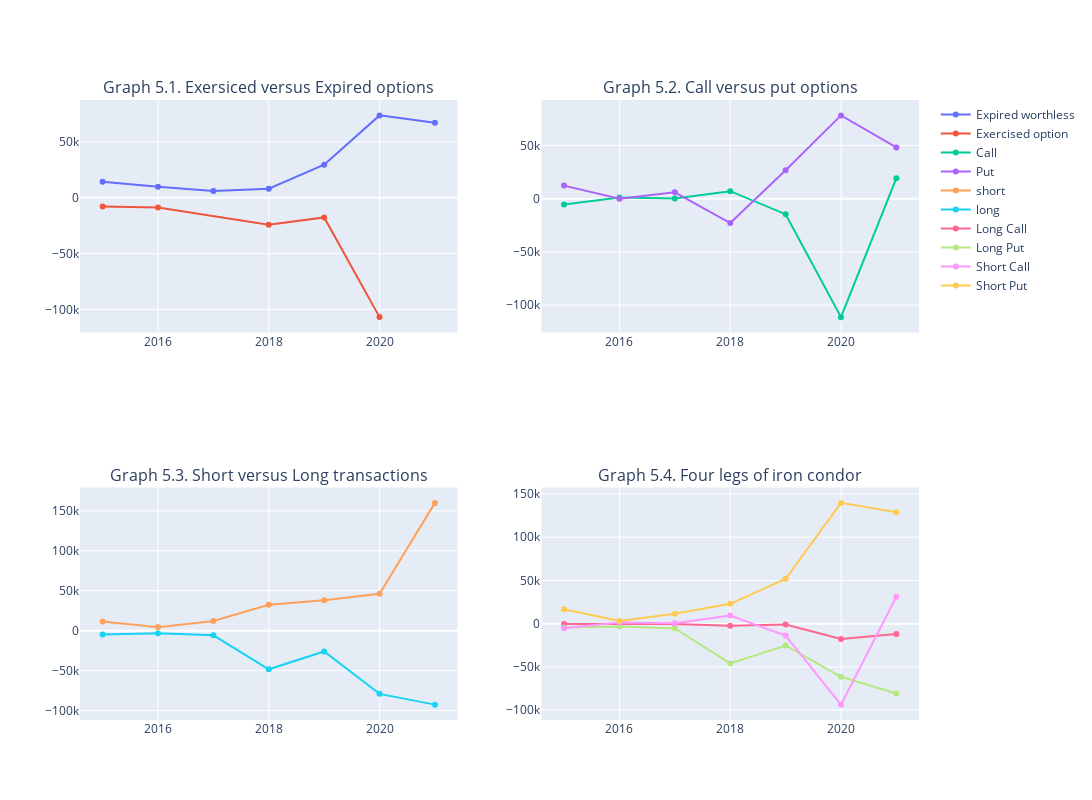

Notebook code cell kept with this figure:
### Code cell
fig = make_subplots(rows=2, cols=2, subplot_titles = ['Graph 5.1. Exersiced versus Expired options', 'Graph 5.2. Call versus put options', 
                                                      'Graph 5.3. Short versus Long transactions', 'Graph 5.4. Four legs of iron condor'])

fig.add_trace(go.Line(x=exp["Year"], y=exp["Total Profit/Loss"], name = 'Expired worthless'), row=1, col=1)
fig.add_trace(go.Line(x=exer["Year"], y=exer["Total Profit/Loss"], name = 'Exercised option'), row=1, col=1)

fig.add_trace(go.Line(x=call["Year"], y=call["Total Profit/Loss"], name = 'Call'), row=1, col=2)
fig.add_trace(go.Line(x=put["Year"], y=put["Total Profit/Loss"], name = 'Put'), row=1,col=2)

fig.add_trace(go.Line(x=short["Year"], y=short["Total Profit/Loss"], name = 'short'), row=2, col=1)
fig.add_trace(go.Line(x=long["Year"], y=long["Total Profit/Loss"], name = 'long'), row=2,col=1)

fig.add_trace(go.Line(x=Long_call["Year"], y=Long_call["Total Profit/Loss"], name = 'Long Call'), row=2, col=2)
fig.add_trace(go.Line(x=long_put["Year"], y=long_put["Total Profit/Loss"], name = 'Long Put'),  row=2,col=2)
fig.add_trace(go.Line(x=short_call["Year"], y=short_call["Total Profit/Loss"], name = 'Short Call'), row=2, col=2)
fig.add_trace(go.Line(x=short_put["Year"], y=short_put["Total Profit/Loss"], name = 'Short Put'),  row=2,col=2)

fig.update_layout(height=800, width=1100)
fig.for_each_yaxis(lambda axis: axis.title.update(font=dict(color = 'blue', size=5)))

fig.show()

### Figure 1 — Plotly figure (JSON) as saved in the notebook; plotly's stock layout.template omitted (floating-point values rounded to 4 significant figures)
{"data": [{"name": "Expired worthless", "type": "scatter", "x": [2015, 2016, 2017, 2018, 2019, 2020, 2021], "xaxis": "x", "y": [14465, 9808, 6075, 8096, 29615, 73836, 67323], "yaxis": "y"}, {"name": "Exercised option", "type": "scatter", "x": [2015, 2016, 2018, 2019, 2020], "xaxis": "x", "y": [-7796.0, -8782.0, -24070.0, -17590.0, -106900.0], "yaxis": "y"}, {"name": "Call", "type": "scatter", "x": [2015, 2016, 2017, 2018, 2019, 2020, 2021], "xaxis": "x2", "y": [-5583.0, 1082, 186, 6986, -14600.0, -111300.0, 19185], "yaxis": "y2"}, {"name": "Put", "type": "scatter", "x": [2015, 2016, 2017, 2018, 2019, 2020, 2021], "xaxis": "x2", "y": [12252, -55.8, 5889, -22960.0, 26622, 78242, 48138], "yaxis": "y2"}, {"name": "short", "type": "scatter", "x": [2015, 2016, 2017, 2018, 2019, 2020, 2021], "xaxis": "x3", "y": [11460.0, 4394.0, 12004, 32470.0, 38100.0, 46090.0, 159998], "yaxis": "y3"}, {"name": "long", "type": "scatter", "x": [2015, 2016, 2017, 2018, 2019, 2020, 2021], "xaxis": "x3", "y": [-4790, -3368, -5929, -48444, -26072, -79190.0, -92675], "yaxis": "y3"}, {"name": "Long Call", "type": "scatter", "x": [2015, 2016, 2017, 2018, 2019, 2020, 2021], "xaxis": "x4", "y": [-245, -203, -324, -2514, -859, -17720.0, -11887], "yaxis": "y4"}, {"name": "Long Put", "type": "scatter", "x": [2015, 2016, 2017, 2018, 2019, 2020, 2021], "xaxis": "x4", "y": [-4545, -3165, -5605, -45930, -25213, -61475, -80788], "yaxis": "y4"}, {"name": "Short Call", "type": "scatter", "x": [2015, 2016, 2017, 2018, 2019, 2020, 2021], "xaxis": "x4", "y": [-5338.0, 1285, 510, 9500, -13740.0, -93630.0, 31072], "yaxis": "y4"}, {"name": "Short Put", "type": "scatter", "x": [2015, 2016, 2017, 2018, 2019, 2020, 2021], "xaxis": "x4", "y": [16797, 3109.0, 11494, 22970.0, 51835, 139717, 128926], "yaxis": "y4"}], "layout": {"annotations": [{"font": {"size": 16}, "showarrow": false, "text": "Graph 5.1. Exersiced versus Expired options", "x": 0.225, "xanchor": "center", "xref": "paper", "y": 1, "yanchor": "bottom", "yref": "paper"}, {"font": {"size": 16}, "showarrow": false, "text": "Graph 5.2. Call versus put options", "x": 0.775, "xanchor": "center", "xref": "paper", "y": 1, "yanchor": "bottom", "yref": "paper"}, {"font": {"size": 16}, "showarrow": false, "text": "Graph 5.3. Short versus Long transactions", "x": 0.225, "xanchor": "center", "xref": "paper", "y": 0.375, "yanchor": "bottom", "yref": "paper"}, {"font": {"size": 16}, "showarrow": false, "text": "Graph 5.4. Four legs of iron condor", "x": 0.775, "xanchor": "center", "xref": "paper", "y": 0.375, "yanchor": "bottom", "yref": "paper"}], "height": 800, "width": 1100, "xaxis": {"anchor": "y", "autorange": true, "domain": [0, 0.45], "range": [2015.0, 2021.0], "type": "linear"}, "xaxis2": {"anchor": "y2", "autorange": true, "domain": [0.55, 1], "range": [2015.0, 2021.0], "type": "linear"}, "xaxis3": {"anchor": "y3", "autorange": true, "domain": [0, 0.45], "range": [2015.0, 2021.0], "type": "linear"}, "xaxis4": {"anchor": "y4", "autorange": true, "domain": [0.55, 1], "range": [2015.0, 2021.0], "type": "linear"}, "yaxis": {"anchor": "x", "autorange": true, "domain": [0.625, 1], "range": [-120700.0, 87610.0], "title": {"font": {"color": "blue", "size": 5}}, "type": "linear"}, "yaxis2": {"anchor": "x2", "autorange": true, "domain": [0.625, 1], "range": [-125800.0, 92690.0], "title": {"font": {"color": "blue", "size": 5}}, "type": "linear"}, "yaxis3": {"anchor": "x3", "autorange": true, "domain": [0, 0.375], "range": [-111900.0, 179300.0], "title": {"font": {"color": "blue", "size": 5}}, "type": "linear"}, "yaxis4": {"anchor": "x4", "autorange": true, "domain": [0, 0.375], "range": [-111400.0, 157500.0], "title": {"font": {"color": "blue", "size": 5}}, "type": "linear"}}}
